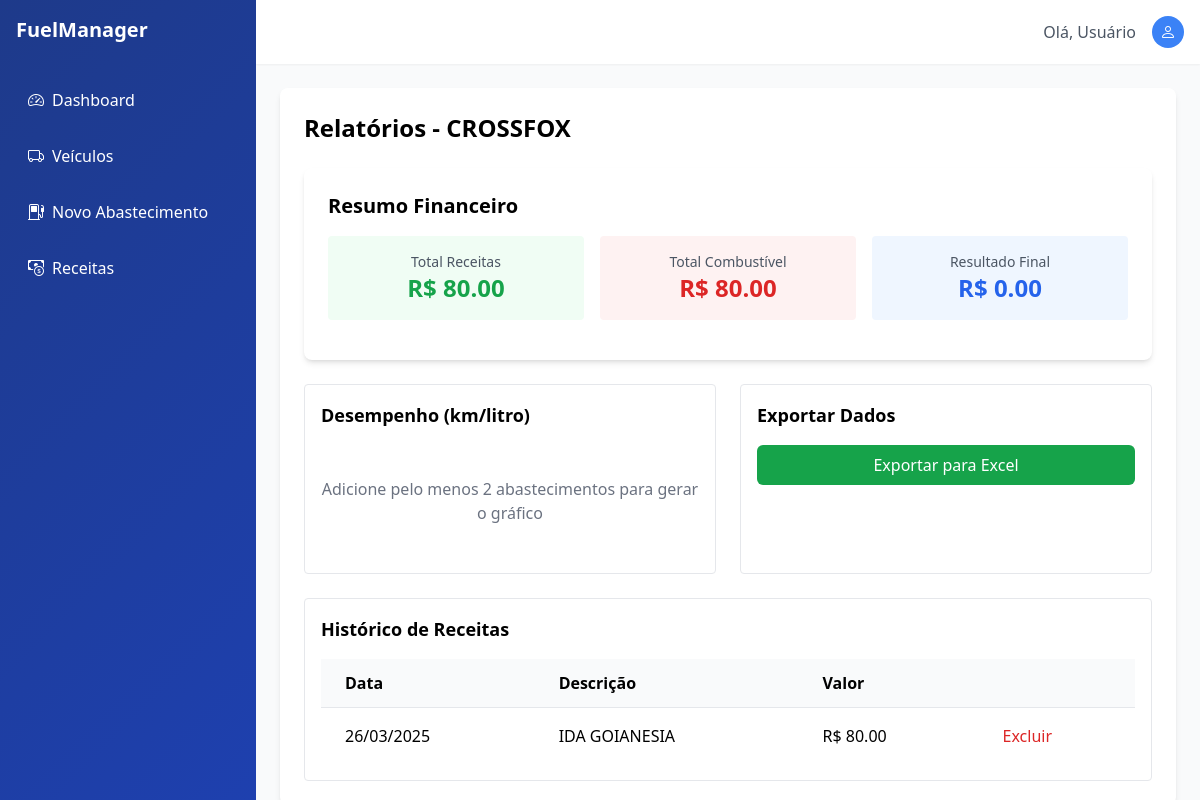
Screenshot of /relatorios?veiculo_id=1 with the database file from the repository.
### app.py (models this page shows)
class Veiculo(db.Model):
    id = db.Column(db.Integer, primary_key=True)
    nome = db.Column(db.String(100), nullable=False, comment="Nome do veículo (ex: Fiat Toro)")
    marca = db.Column(db.String(50), comment="Marca do veículo")
    ano = db.Column(db.Integer, comment="Ano de fabricação")

class Receita(db.Model):
    id = db.Column(db.Integer, primary_key=True)
    data = db.Column(db.DateTime, nullable=False, comment="Data da receita")
    descricao = db.Column(db.String(200), nullable=False, comment="Descrição (ex: Frete SP-RJ)")
    valor = db.Column(db.Float, nullable=False, comment="Valor recebido")
    veiculo_id = db.Column(db.Integer, db.ForeignKey('veiculo.id'), nullable=False)
    veiculo = db.relationship('Veiculo', backref='receitas')

### app.py (the view, shortened to what this page needs)
@app.route('/relatorios')
def relatorios():
    veiculo_id = request.args.get('veiculo_id')
    if not veiculo_id:
        return redirect(url_for('index'))
    veiculo = Veiculo.query.get_or_404(veiculo_id)
    abastecimentos = Abastecimento.query.filter_by(veiculo_id=veiculo_id).order_by(Abastecimento.data).all()
    abastecimentos = calcular_km_litro(abastecimentos)
    total_receitas = sum(r.valor for r in veiculo.receitas)
    total_combustivel = sum(a.total for a in abastecimentos)
    saldo = total_receitas - total_combustivel
    return render_template('relatorios.html',
                         veiculo=veiculo,
                         abastecimentos=abastecimentos,
                         saldo=saldo)

### app.py (called while the page is built, shortened)
def calcular_km_litro(abastecimentos):
    return abastecimentos

    @property
    def total(self):
        return self.litros * self.preco_litro

### templates/relatorios.html
{% extends "base.html" %}
{% block content %}
<div class="bg-white rounded-lg shadow-md p-6 space-y-6">
    <h2 class="text-2xl font-bold">Relatórios - {{ veiculo.nome }}</h2>
    <div class="bg-white p-6 rounded-lg shadow-md mb-6">
        <h3 class="text-xl font-bold mb-4">Resumo Financeiro</h3>
        <div class="grid grid-cols-3 gap-4 text-center mb-4">
            <div class="p-4 bg-green-50 rounded">
                <p class="text-sm text-gray-600">Total Receitas</p>
                <p class="text-2xl font-bold text-green-600">
                    R$ {{ "%.2f"|format(veiculo.receitas|sum(attribute='valor')) }}
                </p>
            </div>
            <div class="p-4 bg-red-50 rounded">
                <p class="text-sm text-gray-600">Total Combustível</p>
                <p class="text-2xl font-bold text-red-600">
                    R$ {{ "%.2f"|format(abastecimentos|sum(attribute='total')) }}
                </p>
            </div>
<div class="p-4 {{ 'bg-blue-50' if saldo >= 0 else 'bg-yellow-50' }} rounded">
    <p class="text-sm text-gray-600">Resultado Final</p>
    <p class="text-2xl font-bold {{ 'text-blue-600' if saldo >= 0 else 'text-yellow-600' }}">
        R$ {{ "%.2f"|format(saldo) }}
    </p>
</div>
        </div>
    </div>
    <div class="grid md:grid-cols-2 gap-6">
        <div class="border p-4 rounded">
            <h3 class="text-lg font-semibold mb-4">Desempenho (km/litro)</h3>
            {% if abastecimentos|length > 1 %}
                <img src="{{ url_for('static', filename='img/grafico.png') }}"
                     alt="Gráfico de Desempenho"
                     class="w-full h-64 object-contain">
            {% else %}
                <p class="text-gray-500 text-center py-8">
                    Adicione pelo menos 2 abastecimentos para gerar o gráfico
                </p>
            {% endif %}
        </div>
        <div class="border p-4 rounded">
            <h3 class="text-lg font-semibold mb-4">Exportar Dados</h3>
            <a href="{{ url_for('exportar_excel', veiculo_id=veiculo.id) }}"
               class="bg-green-600 text-white py-2 px-4 rounded-md hover:bg-green-700 block text-center mb-3">
                Exportar para Excel
            </a>
        </div>
    </div>
    <div class="border p-4 rounded">
        <h3 class="text-lg font-semibold mb-4">Histórico de Receitas</h3>
        <table class="min-w-full divide-y divide-gray-200">
            <thead>
                <tr>
                    <th class="px-6 py-3 bg-gray-50 text-left">Data</th>
                    <th class="px-6 py-3 bg-gray-50 text-left">Descrição</th>
                    <th class="px-6 py-3 bg-gray-50 text-left">Valor</th>
                    <th class="px-6 py-3 bg-gray-50"></th>
                </tr>
            </thead>
            <tbody>
                {% for r in veiculo.receitas|sort(attribute='data', reverse=True) %}
                <tr>
                    <td class="px-6 py-4">{{ r.data.strftime('%d/%m/%Y') }}</td>
                    <td class="px-6 py-4">{{ r.descricao }}</td>
                    <td class="px-6 py-4">R$ {{ "%.2f"|format(r.valor) }}</td>
                    <td class="px-6 py-4">
                        <a href="{{ url_for('delete_receita', id=r.id) }}"
                           class="text-red-600 hover:text-red-900">Excluir</a>
                    </td>
                </tr>
                {% endfor %}
            </tbody>
        </table>
    </div>
</div>
{% endblock %}

### rows the page displays
Veiculo: nome "CROSSFOX"
Receita: data "26/03/2025", descricao "IDA GOIANESIA", valor "80.00"

### other values shown
{{ "%.2f"|format(veiculo.receitas|sum(attribute='valor')) }} "80.00"
{{ "%.2f"|format(abastecimentos|sum(attribute='total')) }} "80.00"
{{ "%.2f"|format(saldo) }} "0.00"
